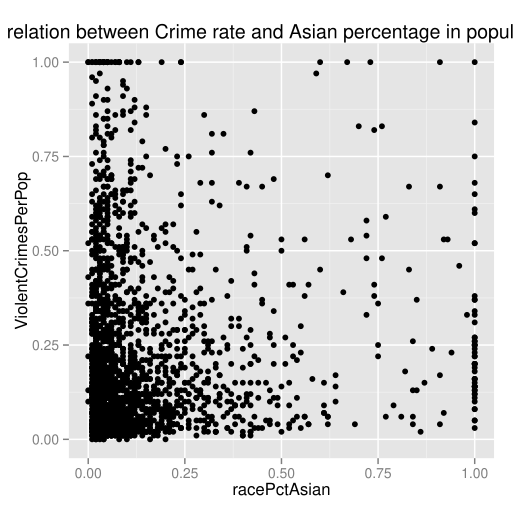

The R source for this figure:
issdata=read.csv("C:\\Users\\yeeun\\Desktop\\issdata.csv",header=T)
summary(issdata)
length(issdata[,1])
# 1,2,3 don't need. ViolentCrimesPerPop is response variale
names(issdata)


#explain varialbes 4-103
explain=issdata[,c(4:103)]
summary(explain)

install.packages("ggplot2")
library(ggplot2) 
# qplot(x, y, data=, color=, shape=, size=, alpha=, geom=, method=, formula=, facets=, xlim=, ylim= xlab=, ylab=, main=, sub=)

qplot(racePctAsian,ViolentCrimesPerPop,data=issdata,main="relation between Crime rate and Asian percentage in population")
